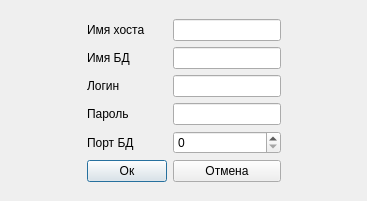
<?xml version="1.0" encoding="UTF-8"?>
<ui version="4.0">
 <class>Dialog</class>
 <widget class="QDialog" name="Dialog">
  <property name="geometry">
   <rect>
    <x>0</x>
    <y>0</y>
    <width>367</width>
    <height>201</height>
   </rect>
  </property>
  <property name="windowTitle">
   <string>Dialog</string>
  </property>
  <layout class="QGridLayout" name="gridLayout">
   <item row="1" column="1">
    <layout class="QFormLayout" name="formLayout_2">
     <item row="0" column="0">
      <widget class="QLabel" name="lb_hostName">
       <property name="text">
        <string>Имя хоста</string>
       </property>
       <property name="buddy">
        <cstring>le_hostName</cstring>
       </property>
      </widget>
     </item>
     <item row="0" column="1">
      <widget class="QLineEdit" name="le_hostName"/>
     </item>
     <item row="1" column="0">
      <widget class="QLabel" name="lb_dbName">
       <property name="text">
        <string>Имя БД</string>
       </property>
       <property name="buddy">
        <cstring>le_dbName</cstring>
       </property>
      </widget>
     </item>
     <item row="1" column="1">
      <widget class="QLineEdit" name="le_dbName"/>
     </item>
     <item row="2" column="0">
      <widget class="QLabel" name="lb_login">
       <property name="text">
        <string>Логин</string>
       </property>
       <property name="buddy">
        <cstring>le_login</cstring>
       </property>
      </widget>
     </item>
     <item row="2" column="1">
      <widget class="QLineEdit" name="le_login"/>
     </item>
     <item row="3" column="0">
      <widget class="QLabel" name="lb_pass">
       <property name="text">
        <string>Пароль</string>
       </property>
       <property name="buddy">
        <cstring>le_pass</cstring>
       </property>
      </widget>
     </item>
     <item row="3" column="1">
      <widget class="QLineEdit" name="le_pass"/>
     </item>
     <item row="4" column="0">
      <widget class="QLabel" name="lb_potrDb">
       <property name="text">
        <string>Порт БД</string>
       </property>
       <property name="buddy">
        <cstring>sb_portDb</cstring>
       </property>
      </widget>
     </item>
     <item row="4" column="1">
      <widget class="QSpinBox" name="sb_portDb">
       <property name="maximum">
        <number>999999999</number>
       </property>
      </widget>
     </item>
     <item row="5" column="0">
      <widget class="QPushButton" name="pb_ok">
       <property name="text">
        <string>Oк</string>
       </property>
      </widget>
     </item>
     <item row="5" column="1">
      <widget class="QPushButton" name="pb_cancel">
       <property name="text">
        <string>Отмена</string>
       </property>
      </widget>
     </item>
    </layout>
   </item>
   <item row="2" column="1">
    <spacer name="verticalSpacer">
     <property name="orientation">
      <enum>Qt::Vertical</enum>
     </property>
     <property name="sizeHint" stdset="0">
      <size>
       <width>20</width>
       <height>40</height>
      </size>
     </property>
    </spacer>
   </item>
   <item row="1" column="0">
    <spacer name="horizontalSpacer">
     <property name="orientation">
      <enum>Qt::Horizontal</enum>
     </property>
     <property name="sizeHint" stdset="0">
      <size>
       <width>40</width>
       <height>20</height>
      </size>
     </property>
    </spacer>
   </item>
   <item row="1" column="2">
    <spacer name="horizontalSpacer_2">
     <property name="orientation">
      <enum>Qt::Horizontal</enum>
     </property>
     <property name="sizeHint" stdset="0">
      <size>
       <width>40</width>
       <height>20</height>
      </size>
     </property>
    </spacer>
   </item>
   <item row="0" column="1">
    <spacer name="verticalSpacer_2">
     <property name="orientation">
      <enum>Qt::Vertical</enum>
     </property>
     <property name="sizeHint" stdset="0">
      <size>
       <width>20</width>
       <height>40</height>
      </size>
     </property>
    </spacer>
   </item>
  </layout>
 </widget>
 <resources/>
 <connections>
  <connection>
   <sender>pb_ok</sender>
   <signal>clicked()</signal>
   <receiver>Dialog</receiver>
   <slot>close()</slot>
   <hints>
    <hint type="sourcelabel">
     <x>141</x>
     <y>164</y>
    </hint>
    <hint type="destinationlabel">
     <x>183</x>
     <y>100</y>
    </hint>
   </hints>
  </connection>
  <connection>
   <sender>pb_cancel</sender>
   <signal>clicked()</signal>
   <receiver>Dialog</receiver>
   <slot>close()</slot>
   <hints>
    <hint type="sourcelabel">
     <x>225</x>
     <y>164</y>
    </hint>
    <hint type="destinationlabel">
     <x>183</x>
     <y>100</y>
    </hint>
   </hints>
  </connection>
 </connections>
</ui>
